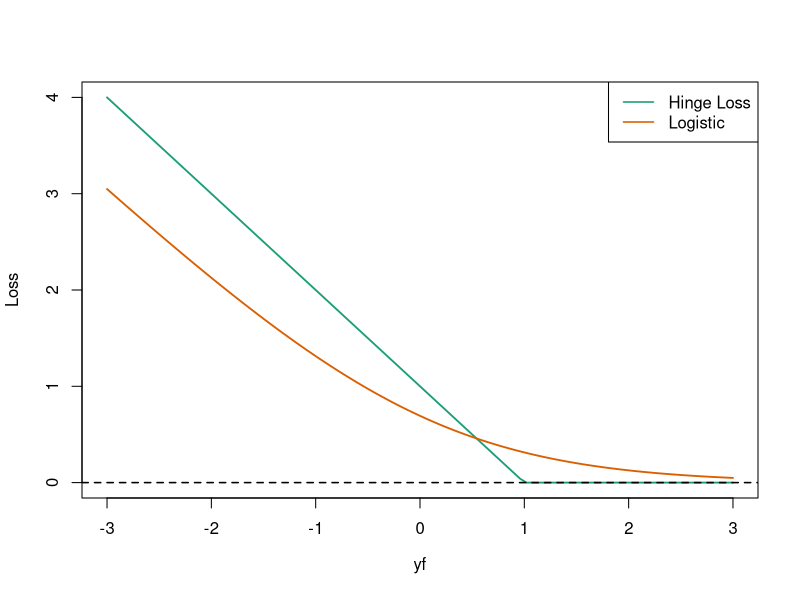
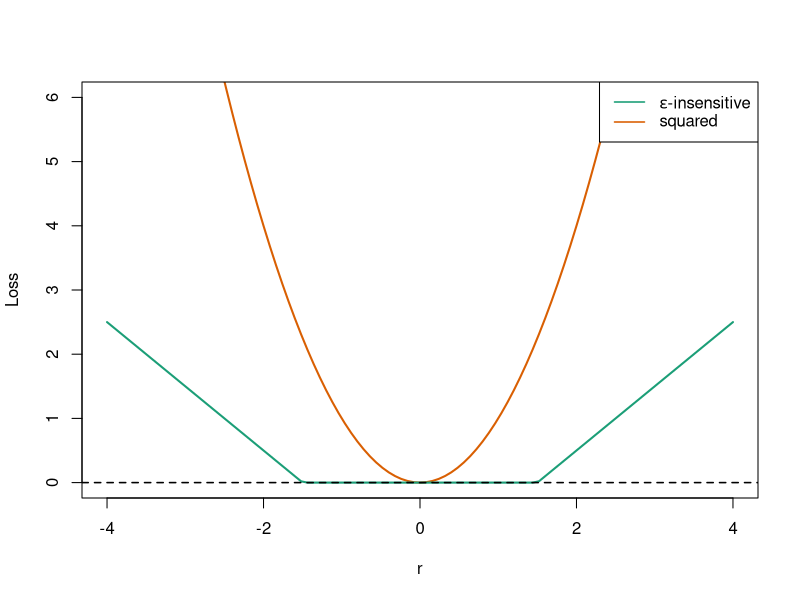

These figures' R source, in order:
## ---- chunk 1
library(RColorBrewer)

palette(brewer.pal(3, "Dark2"))

curve(pmax(1-x,0), from=-3, to=3, lwd=1.8, col=1, xlab=expression(y*f), ylab="Loss")
curve(log(1+exp(-x)), add=TRUE, lwd=1.8, col=2)
abline(h=0, lwd=1.5, lty=2)
legend("topright", legend=c("Hinge Loss", "Logistic"), col=1:2, lwd=1.5)
## ---- chunk 2
curve(x^2, from=-4, to=4, col=2, lwd=2, xlab=expression(r), ylab="Loss", ylim=c(0,6))
curve(pmax(0,abs(x)-1.5), add=TRUE, lwd=2, col=1)
abline(h=0, lwd=1.5, lty=2)
legend("topright", legend=c(expression(paste(epsilon,"-insensitive")), "squared"), col=1:2, lty=1, lwd=1.5)
